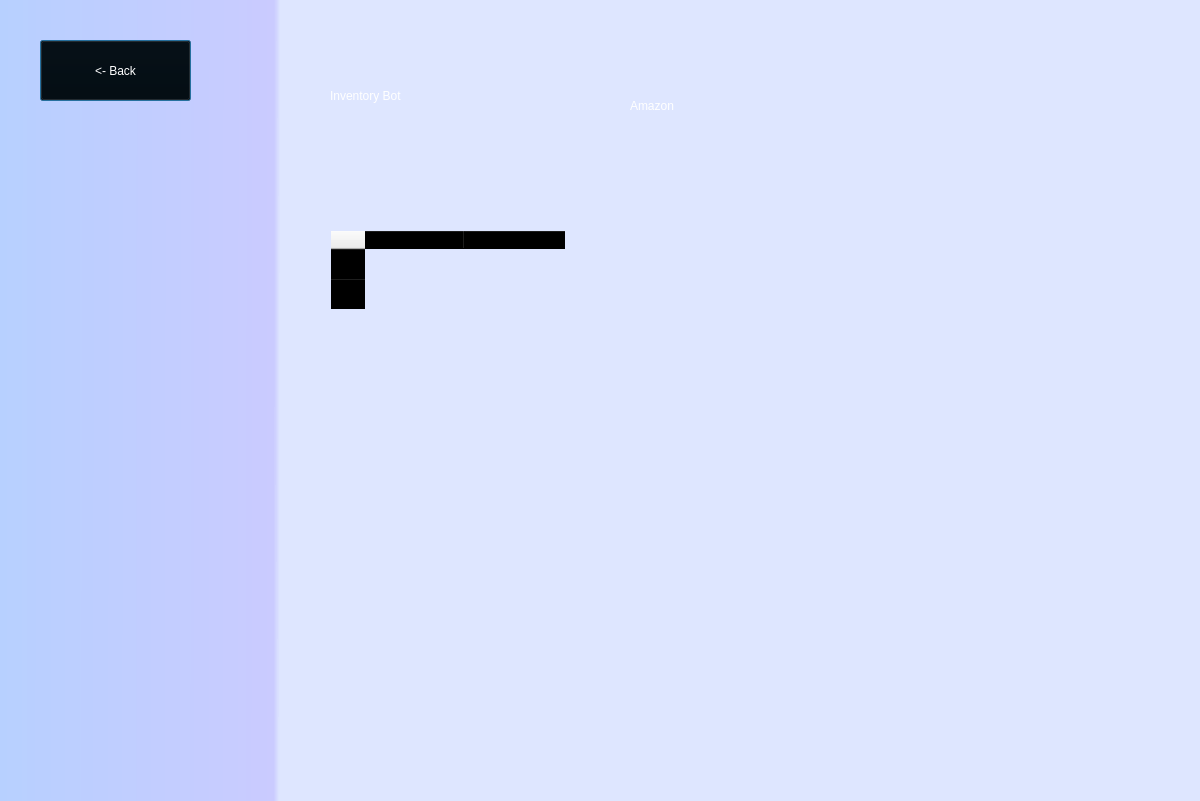
<?xml version="1.0" encoding="UTF-8"?>
<ui version="4.0">
 <class>Dialog</class>
 <widget class="QDialog" name="Dialog">
  <property name="geometry">
   <rect>
    <x>0</x>
    <y>0</y>
    <width>1200</width>
    <height>801</height>
   </rect>
  </property>
  <property name="windowTitle">
   <string>Dialog</string>
  </property>
  <widget class="QWidget" name="Background" native="true">
   <property name="geometry">
    <rect>
     <x>0</x>
     <y>0</y>
     <width>1201</width>
     <height>801</height>
    </rect>
   </property>
   <property name="styleSheet">
    <string notr="true">#Background{
Background-color:qlineargradient(spread:pad, x1:0.46, y1:0.977318, x2:0, y2:0.977, stop:0.494318 rgba(222, 230, 255, 255), stop:0.505 rgba(202, 203, 255, 255), stop:1 rgba(183, 208, 255, 255))}</string>
   </property>
   <widget class="QLabel" name="label">
    <property name="geometry">
     <rect>
      <x>330</x>
      <y>40</y>
      <width>291</width>
      <height>111</height>
     </rect>
    </property>
    <property name="styleSheet">
     <string notr="true">color:rgb(255, 255, 255);
font: 36pt &quot;Seagull&quot;;</string>
    </property>
    <property name="text">
     <string>Inventory Bot</string>
    </property>
   </widget>
   <widget class="QLabel" name="label_2">
    <property name="geometry">
     <rect>
      <x>630</x>
      <y>80</y>
      <width>101</width>
      <height>51</height>
     </rect>
    </property>
    <property name="styleSheet">
     <string notr="true">color:rgb(255, 255, 255);
font: 22pt &quot;Seagull&quot;;</string>
    </property>
    <property name="text">
     <string>Amazon</string>
    </property>
   </widget>
   <widget class="QLabel" name="error">
    <property name="geometry">
     <rect>
      <x>500</x>
      <y>260</y>
      <width>191</width>
      <height>20</height>
     </rect>
    </property>
    <property name="styleSheet">
     <string notr="true">font: 11pt &quot;MS Shell Dlg 2&quot;;
color:rgb(255, 0, 0)</string>
    </property>
    <property name="text">
     <string/>
    </property>
   </widget>
   <widget class="QTableWidget" name="tableWidget">
    <property name="geometry">
     <rect>
      <x>330</x>
      <y>230</y>
      <width>481</width>
      <height>87</height>
     </rect>
    </property>
    <property name="styleSheet">
     <string notr="true">font: 10pt &quot;Seagull&quot;;
background:rgba(0,0,0,0)
</string>
    </property>
    <row>
     <property name="text">
      <string>Ps5</string>
     </property>
    </row>
    <row>
     <property name="text">
      <string>Xbox</string>
     </property>
    </row>
    <column>
     <property name="text">
      <string>Amount</string>
     </property>
    </column>
    <column>
     <property name="text">
      <string>Profit</string>
     </property>
    </column>
   </widget>
   <widget class="QPushButton" name="back_btn">
    <property name="geometry">
     <rect>
      <x>40</x>
      <y>40</y>
      <width>151</width>
      <height>61</height>
     </rect>
    </property>
    <property name="styleSheet">
     <string notr="true">color: rgb(255, 255, 255);
background-color: rgba(0,0,0,0);
font: 22pt &quot;Seagull&quot;;
</string>
    </property>
    <property name="text">
     <string>&lt;- Back</string>
    </property>
   </widget>
  </widget>
 </widget>
 <resources>
  <include location="Amazon.qrc"/>
 </resources>
 <connections/>
</ui>
